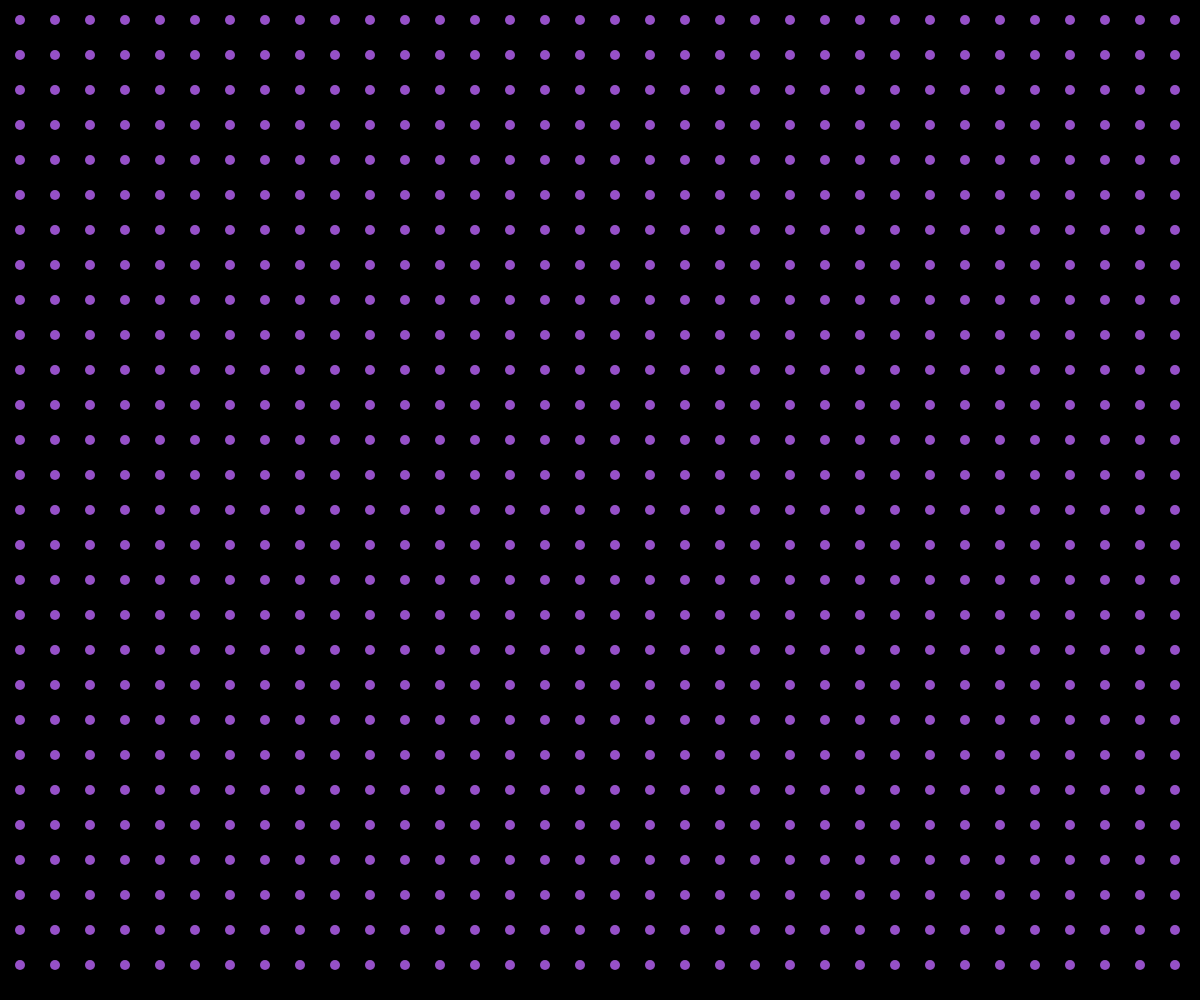
Frame 1 (no input)
Frame 60 (no input): identical to frame 1, image omitted
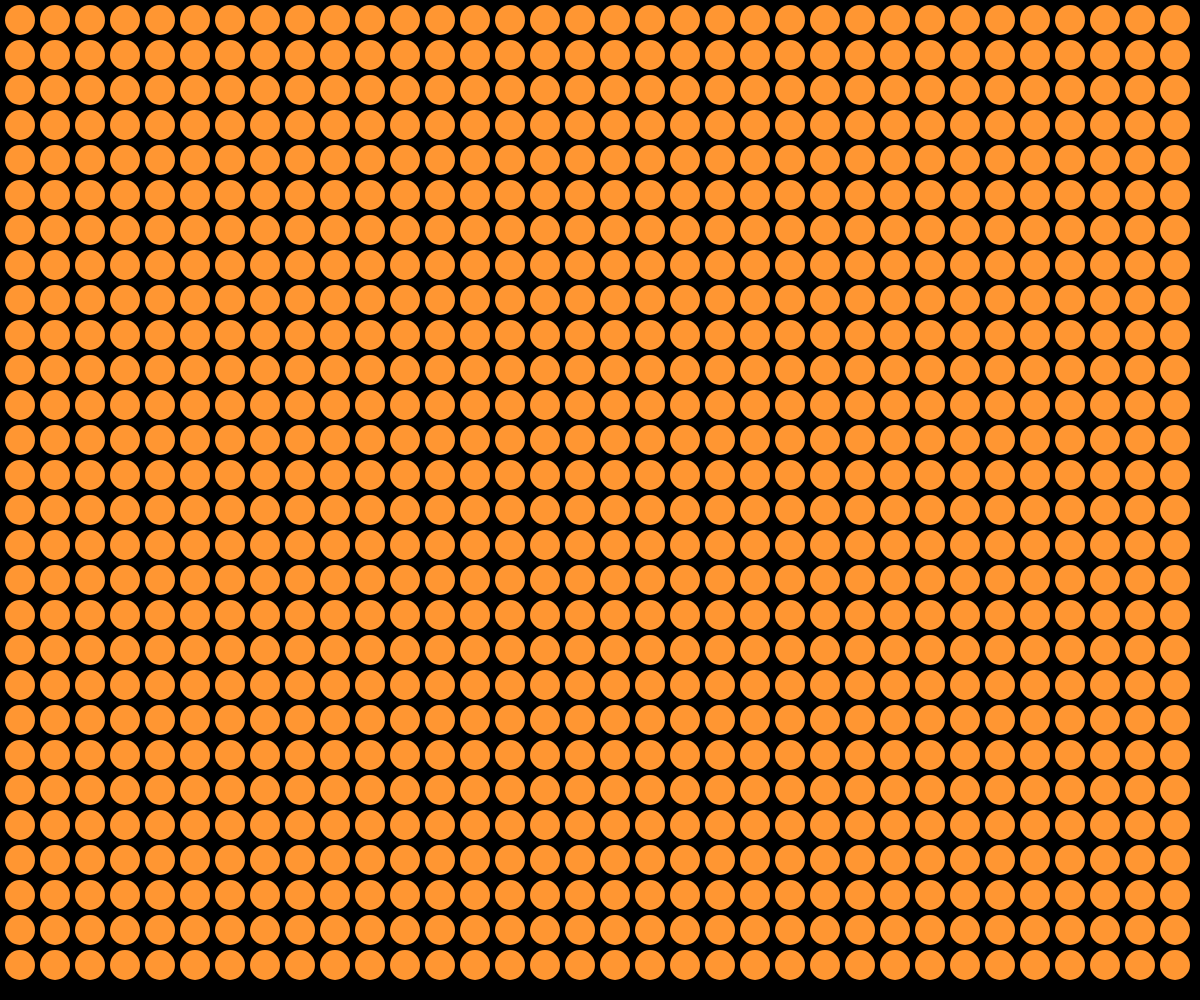
Frame 120 (the mouse pressed at the canvas centre since frame 60)

The p5.js sketch that drew these frames (run headless with seeded random() and noise() and a simulated clock; from frame 60 on, the mouse is pressed at the canvas centre):

// p5.js sketch
// ── sketch.js
function setup() {
  createCanvas(windowWidth, windowHeight);
}

function draw() {

  background(0);

  let tamanho;

  if (mouseX < width / 2 && mouseY < height / 2) {
    fill(150, 80, 200);
    tamanho = 10;
  }

  else if (mouseX >= width / 2 && mouseY < height / 2) {
    fill(255, 120, 180);
    tamanho = 18;
  }

  else if (mouseX >= width / 2 && mouseY >= height / 2) {
    fill(255, 150, 50);
    tamanho = 30;
  }

  else {
    fill(220, 40, 40);
    tamanho = 40;
  }

noStroke();

  for (let x = 20; x < width; x += 35) {
    for (let y = 20; y < height; y += 35) {
      circle(x, y, tamanho);
    }
  }
}
